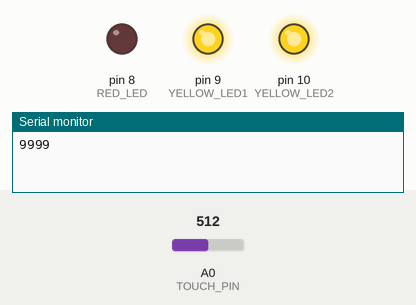
A sketch run on a simulated Arduino Uno, built with avr-gcc and run on an emulated ATmega328P. Parts: output pins drawn as LEDs (lit = HIGH), the last lines printed to the serial monitor. The test bench sets the inputs (shaded band); at power-on: A0 (TOUCH_PIN) = 512.

Above: at 1.2 s.
1.3 s: A0 (TOUCH_PIN) set to 3
2.8 s: A0 (TOUCH_PIN) set to 0
At 4.0 s:
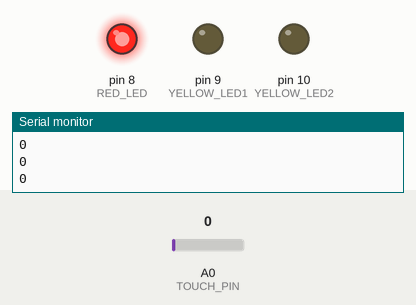
4.3 s: A0 (TOUCH_PIN) set to 122
At 5.4 s:
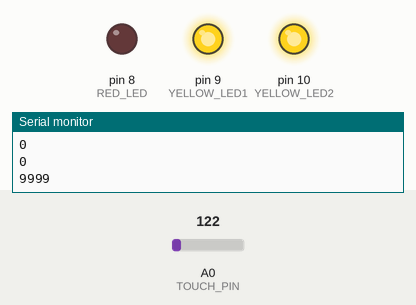
Timing chart, 0 to 7.3 s (numbered marks = the images above; inputs shaded):
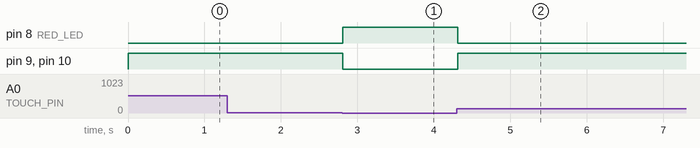

The sketch:

9999999.ino
```cpp
#define RED_LED 8
#define YELLOW_LED1 9
#define YELLOW_LED2 10
#define TOUCH_PIN A0

int touchThreshold = 1; // 依實驗調整
bool killed = false; // 新增flag

void setup() {
  pinMode(RED_LED, OUTPUT);
  pinMode(YELLOW_LED1, OUTPUT);
  pinMode(YELLOW_LED2, OUTPUT);
  Serial.begin(9600);

  digitalWrite(RED_LED, HIGH);
  digitalWrite(YELLOW_LED1, LOW);
  digitalWrite(YELLOW_LED2, LOW);
}

void loop() {
  int touchValue = analogRead(TOUCH_PIN);

  if (touchValue > touchThreshold) {
    digitalWrite(RED_LED, LOW);
    digitalWrite(YELLOW_LED1, HIGH);
    digitalWrite(YELLOW_LED2, HIGH);
    if (!killed) {
      Serial.println(9999); // 只傳一次擊落訊號
      killed = true;
    }
  } else {
    digitalWrite(RED_LED, HIGH);
    digitalWrite(YELLOW_LED1, LOW);
    digitalWrite(YELLOW_LED2, LOW);
    killed = false; // 只要回到低於門檻就可再次觸發
    Serial.println(touchValue); // 傳送正常數值
  }
  delay(50);
}
```

Measured:
- the behaviour switches between 2 and 1 on A0 (TOUCH_PIN) (found by bisection; images 0 and 1)
- after the input at 1.3 s, every drawn part: stays the same
- after the input at 2.8 s, pin 8 (RED_LED): LOW → HIGH at once; pin 9 (YELLOW_LED1), pin 10 (YELLOW_LED2): HIGH → LOW at once
- after the input at 4.3 s, pin 8 (RED_LED): HIGH → LOW at once; pin 9 (YELLOW_LED1), pin 10 (YELLOW_LED2): LOW → HIGH at once
